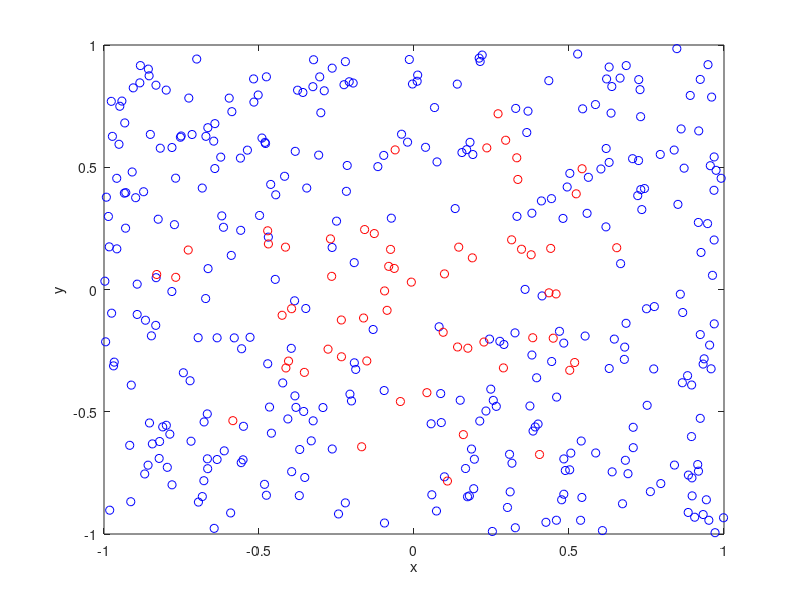

Write MATLAB code to recreate this figure.
% Simulate a Poisson point process on a rectangle.
% Then thin the Poisson point process according to a (spatially *dependent*) 
% p-thinning 
% Author: H. Paul Keeler, 2019.
% Website: hpaulkeeler.com
% Repository: github.com/hpaulkeeler/posts

close all;

%Simulation window parameters
xMin=-1;xMax=1;
yMin=-1;yMax=1;
xDelta=xMax-xMin;yDelta=yMax-yMin; %rectangle dimensions
areaTotal=xDelta*yDelta; %area of rectangle
 
%Point process parameters
lambda=100; %intensity (ie mean density) of the Poisson process

%Thinning probability parameters
sigma=0.5; %scale parameter for thinning probability function
%define thinning probability function
fun_p=@(s,x,y)(exp(-(x.^2+y.^2)/s^2)); 

%Simulate Poisson point process
numbPoints=poissrnd(areaTotal*lambda);%Poisson number of points
xx=xDelta*(rand(numbPoints,1))+xMin;%x coordinates of Poisson points
yy=yDelta*(rand(numbPoints,1))+yMin;%y coordinates of Poisson points

%calculate spatially-dependent thinning probabilities
p=fun_p(sigma,xx,yy); 

%Generate Bernoulli variables (ie coin flips) for thinning
booleThinned=rand(numbPoints,1)<p; %points to be thinned
booleRetained=~booleThinned; %points to be retained

%x/y locations of thinned points
xxThinned=xx(booleThinned); yyThinned=yy(booleThinned);
%x/y locations of retained points
xxRetained=xx(booleRetained); yyRetained=yy(booleRetained);

%Plotting
plot(xxRetained,yyRetained,'bo'); %plot retained points
hold on; plot(xxThinned,yyThinned,'ro'); %plot thinned points
xlabel('x');ylabel('y');
